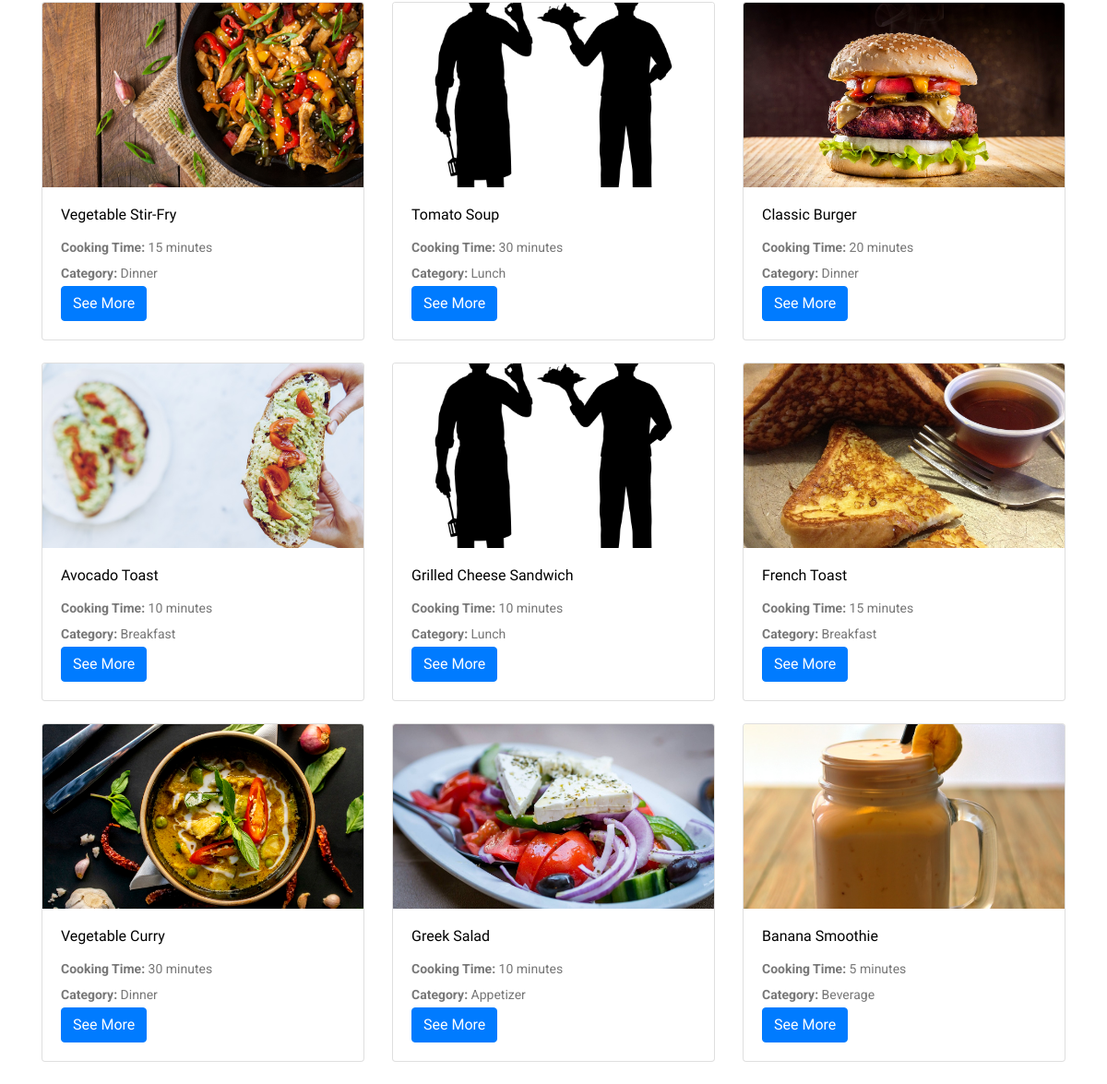
/ (lower part), run on an earlier commit of the app's database.
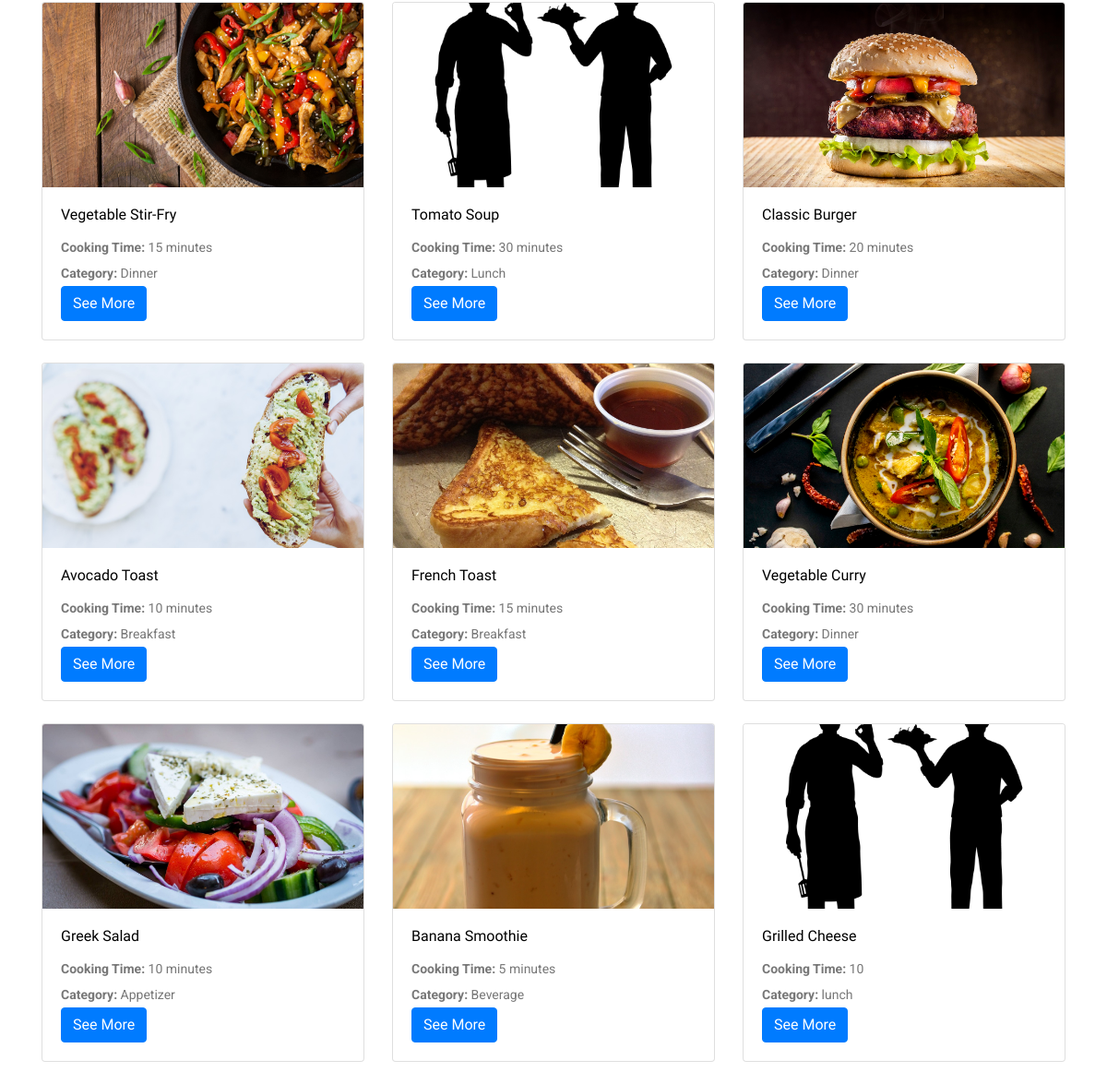
And on a later commit of the database.
### tables this page shows
CREATE TABLE `recipes` (
  `recipe_ID` int(255) UNSIGNED NOT NULL,
  `user_ID` int(255) UNSIGNED NOT NULL,
  `title` varchar(32) NOT NULL,
  `image` varchar(1000) NOT NULL,
  `ingredients` varchar(700) NOT NULL,
  `instructions` varchar(700) NOT NULL,
  `cooking_time` varchar(12) NOT NULL,
  `category` varchar(32) DEFAULT NULL
);

### index.php (the view, shortened to what this page needs)
<?php
require_once('Auth/db.php');
try {
    $stmt = $db->query("SELECT * FROM recipes");
    $recipes = $stmt->fetchAll(PDO::FETCH_ASSOC);
} catch (PDOException $e) {
    echo "Error fetching recipes: " . htmlspecialchars($e->getMessage());
    exit;
}
?>
<!doctype html>
<html class="no-js" lang="en">
<head>
    <link rel="stylesheet" href="./css/bootstrap.min.css">
    <link rel="stylesheet" href="./css/font-awesome.min.css">
    <link rel="stylesheet" href="./css/style.css">
</head>
<body>
    <div class="container mt-5">
        <div class="row mt-5">
            <?php foreach ($recipes as $recipe): ?>
                <div class="col-md-4">
                    <div class="card mb-4">
                        <img class="card-img-top" src="./img/<?php echo !empty($recipe['image']) && file_exists('./img/' . $recipe['image']) ? $recipe['image'] : 'placeholder.png'; ?>" alt="<?php echo htmlspecialchars($recipe['title']); ?>">
                        <div class="card-body">
                            <h5 class="card-title"><?php echo htmlspecialchars($recipe['title']); ?></h5>
                            <p class="card-text">
                                <strong>Cooking Time:</strong> <?php echo htmlspecialchars($recipe['cooking_time']); ?><br>
                                <strong>Category:</strong> <?php echo htmlspecialchars($recipe['category']); ?>
                            </p>
                            <a href="recipe/detail.php?id=<?php echo $recipe['recipe_ID']; ?>" class="btn btn-primary">See More</a>
                        </div>
                    </div>
                </div>
            <?php endforeach; ?>
        </div>
    </div>
</body>
</html>

What changed in the data, as far as the page shows it:
removed recipes: title "Grilled Cheese Sandwich", cooking_time "10 minutes", category "Lunch"
added recipes: title "Grilled Cheese", cooking_time "10", category "lunch"
